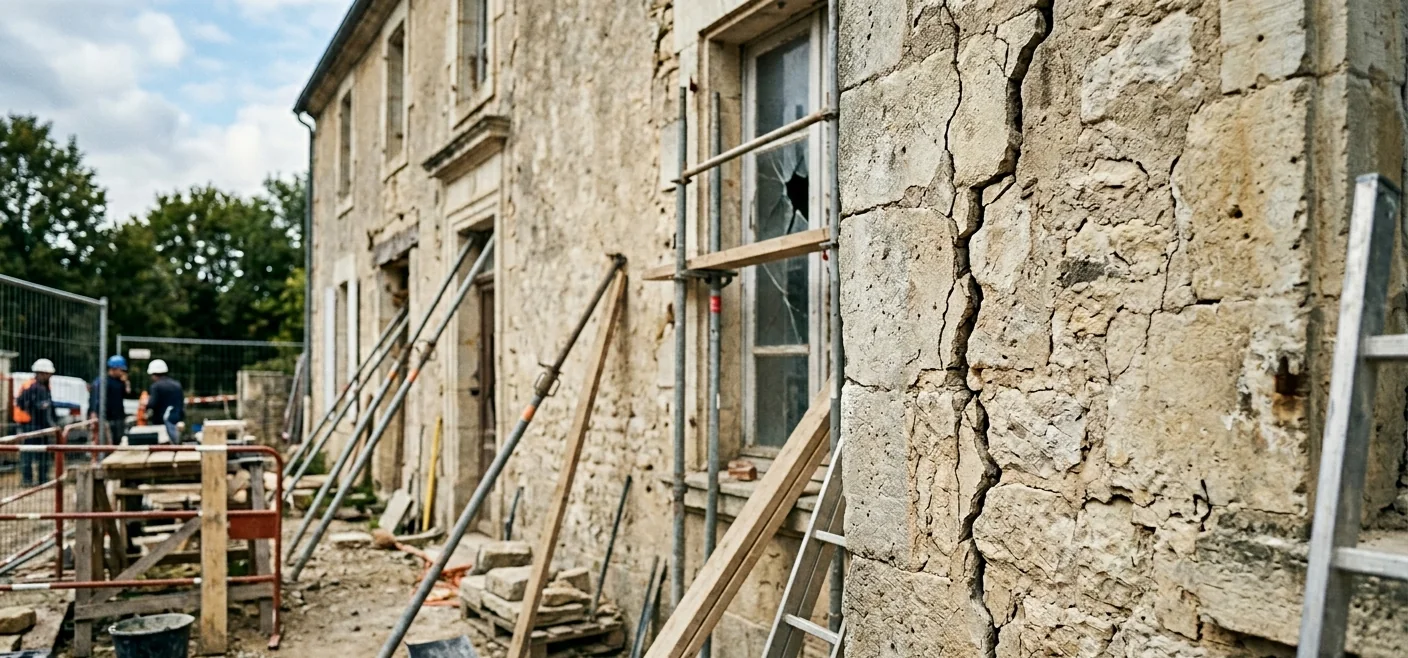
#> input picture site/assets/img/exp-fissures.webp, 1408 x 658 px
$ python posts.py
#> lines starting #> are read from the running program, lines starting #| are printed output that depends on the picture
### reseaux-sociaux/visuels.py
# -*- coding: utf-8 -*-
"""Visuels des pages Facebook et Instagram de BTP Expertise.

Produit dans reseaux-sociaux/visuels/ les images aux formats attendus par
Meta, a partir du logo de identite/ et des photos du site.

    python reseaux-sociaux/visuels.py

Formats produits :
  profil-1080.png            photo de profil Facebook et Instagram (carre,
                             affichee en rond : marge de securite prevue)
  couverture-facebook.png    1640 x 664, contenu utile dans la bande centrale
  couverture-facebook-mobile-preview.png  ce que le mobile en garde
  post-annonce-1080.png      premier post d'ouverture, carre
  story-annonce-1080x1920.png  version story / reel de couverture
"""

import os
from PIL import Image, ImageDraw, ImageFont, ImageFilter

RACINE = os.path.dirname(os.path.dirname(os.path.abspath(__file__)))
SORTIE = os.path.join(RACINE, "reseaux-sociaux", "visuels")

NUIT = (38, 44, 66)
BLEU = (11, 187, 246)
ORANGE = (255, 138, 0)
BLANC = (255, 255, 255)

POLICES = "C:/Windows/Fonts/"


def police(nom, taille):
    """Segoe UI a defaut de Montserrat, qui n'est pas installee sur ce PC."""
    for fichier in (nom, "segoeuib.ttf", "arialbd.ttf"):
        chemin = os.path.join(POLICES, fichier)
        if os.path.exists(chemin):
            return ImageFont.truetype(chemin, taille)
    return ImageFont.load_default()


GRAS = "segoeuib.ttf"
DEMI = "seguisb.ttf"
NORMAL = "segoeui.ttf"


def image(nom):
    return Image.open(os.path.join(RACINE, "site", "assets", "img", nom)).convert("RGBA")


def logo(nom):
    return Image.open(os.path.join(RACINE, "identite", nom)).convert("RGBA")


# [40 lines left out: functions poser, centrer_texte, ombre_portee, not called in this run]


def couvrir(photo, largeur, hauteur):
    """Recadre la photo en remplissant la zone, comme un background-size: cover."""
    ratio = max(largeur / photo.width, hauteur / photo.height)
    photo = photo.resize((int(photo.width * ratio) + 1, int(photo.height * ratio) + 1), Image.LANCZOS)
    x = (photo.width - largeur) // 2
    y = (photo.height - hauteur) // 2
    return photo.crop((x, y, x + largeur, y + hauteur))


# ---------------------------------------------------------------------------
# Photo de profil : le pictogramme sur fond blanc, dans le cercle de securite
# ---------------------------------------------------------------------------

# [127 lines left out: functions profil, logos_ombres, couverture, annonce, not called in this run]


# [10 lines that do not run on import are left out]

### reseaux-sociaux/posts.py
# -*- coding: utf-8 -*-
"""Visuels des publications organiques — Facebook et Instagram.

Huit publications a passer avant les campagnes, sur un gabarit commun :
photo du site en haut, panneau bleu nuit en bas avec l'etiquette du sujet,
un titre, une phrase, et le pied de marque.

    python reseaux-sociaux/posts.py

Chaque sujet sort en deux formats : carre 1080 pour le fil, et 1080 x 1920
pour les stories et les reels. Les legendes correspondantes sont dans
TEXTES-A-COPIER.md.

La mise en page vit dans `geometrie()`, qui ne dessine rien : posts_pdf.py
l'appelle aussi, pour que les PNG et les PDF ne divergent jamais.
"""

import os
import sys

from PIL import Image, ImageDraw

DOSSIER = os.path.dirname(os.path.abspath(__file__))
sys.path.insert(0, DOSSIER)

from visuels import (NUIT, BLEU, ORANGE, BLANC, GRAS, DEMI, NORMAL,  # noqa: E402
                     couvrir, image, logo, police, poser)

SORTIE = os.path.join(DOSSIER, "visuels", "publications")
DOUX = (196, 204, 220)
MARQUE = "BTP EXPERTISE"
ADRESSE = "btpexpertise.fr"

# etiquette, titre, phrase, photo
PUBLICATIONS = [
    ("fissures", "Fissures",
     "Toutes les fissures ne se valent pas",
     "Forme, orientation, évolution dans le temps : c’est l’analyse qui dit s’il faut surveiller ou reprendre.",
     "exp-fissures.webp"),

    ("avant-achat", "Avant achat",
     "Avant de signer, faites regarder le bien",
     "Toiture, façades, réseaux, humidité : ce qui se voit sur place engage souvent plusieurs milliers d’euros.",
     "exp-avant-achat.webp"),

    ("reception", "Réception de travaux",
     "Le jour de la réception, tout se joue",
     "Ce qui n’est pas noté en réserve ce jour-là devient beaucoup plus difficile à faire reprendre ensuite.",
     "exp-reception.webp"),

    ("humidite", "Humidité",
     "L’eau n’entre pas toujours là où la tache apparaît",
     "Infiltration, remontée capillaire, condensation, fuite de réseau : même mur, traitements différents.",
     "exp-humidite.webp"),

    ("malfacons", "Malfaçons",
     "Un défaut visible n’est pas toujours une malfaçon",
     "L’analyse se fait au regard des prescriptions techniques applicables, pas à l’œil nu.",
     "exp-malfacons.webp"),

    ("independance", "Le cabinet",
     "Nous n’exécutons pas les travaux que nous examinons",
     "Aucun intérêt dans les réparations préconisées : c’est ce qui donne sa valeur au constat.",
     "Expertise-batiment-a-Antibes-et-Nice.webp"),

    ("honoraires", "Honoraires",
     "Le prix est connu avant l’intervention",
     "Visite technique à partir de 590 € TTC, expertise avec rapport détaillé à partir de 990 € TTC.",
     "honoraires-devis.webp"),

    ("zones", "Zone d’intervention",
     "Alpes-Maritimes et Var",
     "Nice, Cannes, Antibes, Grasse, Menton, et plus largement la Côte d’Azur.",
     # Pas "Ville-de-Nice.webp" : cette photo du site ne montre pas la Cote d'Azur.
     "BTP-Expertise-RIviera-Nice.webp"),
]


# ---------------------------------------------------------------------------
# Mise en page — commune au PNG et au PDF
# ---------------------------------------------------------------------------

def couper(texte, largeur_texte, largeur_max):
    """Repartit le texte en lignes qui tiennent dans largeur_max.

    largeur_texte est fourni par l'appelant : Pillow et PyMuPDF mesurent
    chacun avec leur propre moteur, mais sur les memes polices.
    """
    lignes, ligne = [], ""
    for mot in texte.split():
        essai = (ligne + " " + mot).strip()
        if largeur_texte(essai) <= largeur_max or not ligne:
            ligne = essai
        else:
            lignes.append(ligne)
            ligne = mot
    if ligne:
        lignes.append(ligne)
    return lignes


def geometrie(taille, titre, phrase, etiquette, mesurer):
    """Positions et decoupes du gabarit, sans rien dessiner.

    `mesurer(texte, role, corps)` rend la largeur du texte pour la police du
    role demande. Roles : titre, phrase, etiquette, pied.
    """
    largeur, hauteur = taille
    story = hauteur > largeur

    g = {
        "largeur": largeur,
        "hauteur": hauteur,
        "marge": 88 if story else 76,
        # Les stories laissent le bas libre : l'interface d'Instagram s'y pose.
        "marge_bas": 230 if story else 76,
        "corps": {
            "titre": 66 if story else 62,
            "phrase": 34 if story else 31,
            "etiquette": 25 if story else 23,
            "pied": 30 if story else 28,
        },
        "inter_titre": 1.22,
        "inter_phrase": 1.45,
        "ecart_etiquette": 2.4,
        "pied_h": 46,
        "degrade_h": 150,
        "etiquette": etiquette.upper(),
    }

    marge = g["marge"]
    utile = largeur - 2 * marge
    g["lignes_titre"] = couper(titre, lambda t: mesurer(t, "titre", g["corps"]["titre"]), utile)
    g["lignes_phrase"] = couper(phrase, lambda t: mesurer(t, "phrase", g["corps"]["phrase"]), utile)

    bloc = (len(g["lignes_titre"]) * g["corps"]["titre"] * g["inter_titre"]
            + 26
            + len(g["lignes_phrase"]) * g["corps"]["phrase"] * g["inter_phrase"])
    g["haut_panneau"] = int(hauteur - g["marge_bas"] - g["pied_h"] - 46 - bloc - 62)

    g["y_titre"] = g["haut_panneau"] + 62
    g["y_phrase"] = g["y_titre"] + len(g["lignes_titre"]) * g["corps"]["titre"] * g["inter_titre"] + 26
    g["base_pied"] = hauteur - g["marge_bas"] - g["pied_h"]

    lettres = g["etiquette"]
    larg_lettres = sum(mesurer(c, "etiquette", g["corps"]["etiquette"]) for c in lettres)
    g["largeur_etiquette"] = larg_lettres + g["ecart_etiquette"] * (len(lettres) - 1)
    g["pilule"] = (marge, marge,
                   marge + g["largeur_etiquette"] + 44,
                   marge + g["corps"]["etiquette"] + 26)
    return g


# ---------------------------------------------------------------------------
# Rendu PNG
# ---------------------------------------------------------------------------

def degrade(largeur, hauteur):
    """Transition photo → panneau, pour eviter la coupure nette."""
    masque = Image.linear_gradient("L").resize((largeur, hauteur))
    voile = Image.new("RGBA", (largeur, hauteur), NUIT + (255,))
    voile.putalpha(masque)
    return voile


def composer(cle, etiquette, titre, phrase, photo, taille, suffixe):
    largeur, hauteur = taille
    fond = couvrir(image(photo), largeur, hauteur)
#> in couvrir, `ratio = max(largeur / photo.width, hauteur / photo.height)`: ratio = 1.64
#> in couvrir, `return photo.crop((x, y, x + largeur, y + hauteur))`:
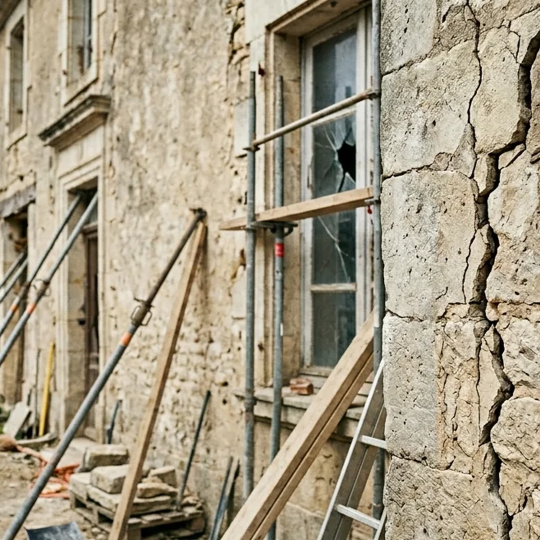
#> returned value: PIL image 1080x1080 RGBA (shown at 1/2 size); mean R, G, B, A 165.9, 155.1, 132.6, 255
    dessin = ImageDraw.Draw(fond)

    fontes = {
        "titre": lambda c: police(GRAS, c),
        "phrase": lambda c: police(NORMAL, c),
        "etiquette": lambda c: police(DEMI, c),
        "pied": lambda c: police(DEMI, c),
    }
    g = geometrie(taille, titre, phrase, etiquette,
                  lambda t, role, corps: dessin.textlength(t, font=fontes[role](corps)))
#> g = 19 items

    marge = g["marge"]
#> marge = 76
    f_titre = fontes["titre"](g["corps"]["titre"])
    f_phrase = fontes["phrase"](g["corps"]["phrase"])
    f_etiq = fontes["etiquette"](g["corps"]["etiquette"])
    f_pied = fontes["pied"](g["corps"]["pied"])

    fond.alpha_composite(degrade(largeur, g["degrade_h"]),
                         (0, g["haut_panneau"] - g["degrade_h"]))
#> in degrade, `masque = Image.linear_gradient("L").resize((largeur, hauteur))`:
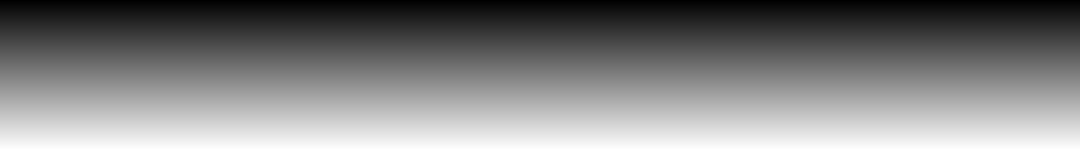
#> masque: PIL image 1080x150 L; min 0, max 255, mean 127.5
#> in degrade, `voile = Image.new("RGBA", (largeur, hauteur), NUIT + (255,))`:
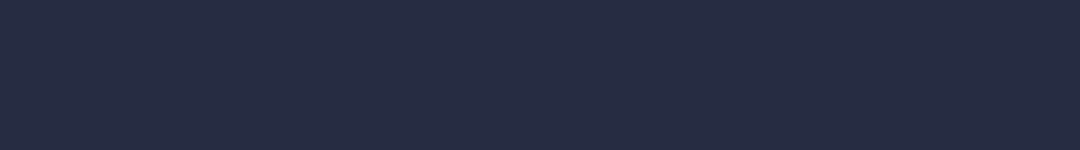
#> voile: PIL image 1080x150 RGBA; mean R, G, B, A 38, 44, 66, 255
#> in degrade, `voile.putalpha(masque)`:
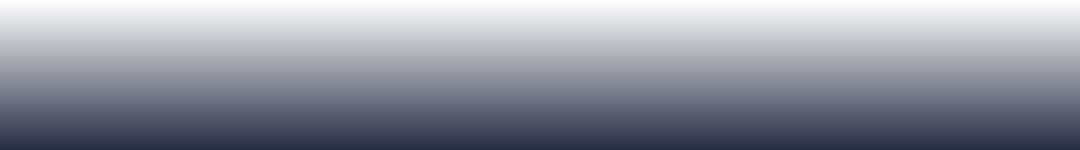
#> voile: PIL image 1080x150 RGBA; mean R, G, B, A 38, 44, 66, 127.5; transparent parts drawn white
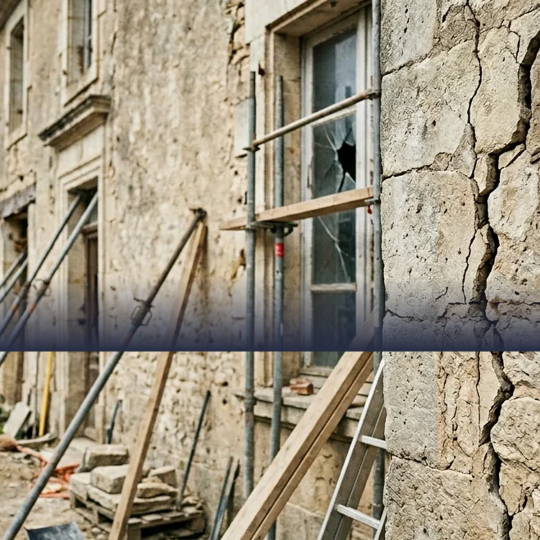
#> fond: PIL image 1080x1080 RGBA (shown at 1/2 size); mean R, G, B, A 156.8, 147.2, 127.8, 255
    dessin.rectangle([0, g["haut_panneau"], largeur, hauteur], fill=NUIT + (255,))

    dessin.rounded_rectangle(list(g["pilule"]),
                             radius=(g["corps"]["etiquette"] + 26) / 2, fill=ORANGE + (255,))
    x = marge + 22
#> x = 98
    for lettre in g["etiquette"]:
        dessin.text((x, marge + 11), lettre, font=f_etiq, fill=NUIT)
        x += dessin.textlength(lettre, font=f_etiq) + g["ecart_etiquette"]
#> this loop made 8 passes
#> (lettre, x) on passes 1 to 8: ('F', 106.4), ('I', 111.8), ('S', 120.2), ('S', 128.6), ('U', 138), ('R', 146.4), ('E', 154.8), ('S', 163.2)
#> after the loop, x = 163.2

    y = g["y_titre"]
#> y = 765
    for ligne in g["lignes_titre"]:
        dessin.text((marge, y), ligne, font=f_titre, fill=BLANC)
        y += g["corps"]["titre"] * g["inter_titre"]
#> this loop made 1 pass
#> (ligne, y) on pass 1: ('Toutes les fissures ne se valent pas', 840.6)
#> after the loop, y = 840.6
    y = g["y_phrase"]
#> y = 866.6
    for ligne in g["lignes_phrase"]:
        dessin.text((marge, y), ligne, font=f_phrase, fill=DOUX)
        y += g["corps"]["phrase"] * g["inter_phrase"]
#> this loop made 1 pass
#> y on pass 1: 911.6
#> after the loop, y = 911.6

    base = g["base_pied"]
#> base = 958
    picto = logo("logo-compact-fond-sombre.png")
    picto = picto.crop(picto.getbbox())
    poser(fond, picto, marge + g["pied_h"] / 2, base + g["pied_h"] / 2,
          int(g["pied_h"] * picto.width / picto.height))
    dessin.text((marge + g["pied_h"] + 18, base + 6), MARQUE, font=f_pied, fill=BLANC)
    dessin.text((largeur - marge - dessin.textlength(ADRESSE, font=f_pied), base + 6),
                ADRESSE, font=f_pied, fill=BLEU)

    chemin = os.path.join(SORTIE, "%s%s.png" % (cle, suffixe))
    fond.convert("RGB").save(chemin)
    return chemin


if __name__ == "__main__":
    os.makedirs(SORTIE, exist_ok=True)
    for cle, etiquette, titre, phrase, photo in PUBLICATIONS:
#> (the run stopped early here; a loop or call above may not have finished)

$ run again, with site/assets/img/Ville-de-Nice.webp copied over site/assets/img/exp-fissures.webp
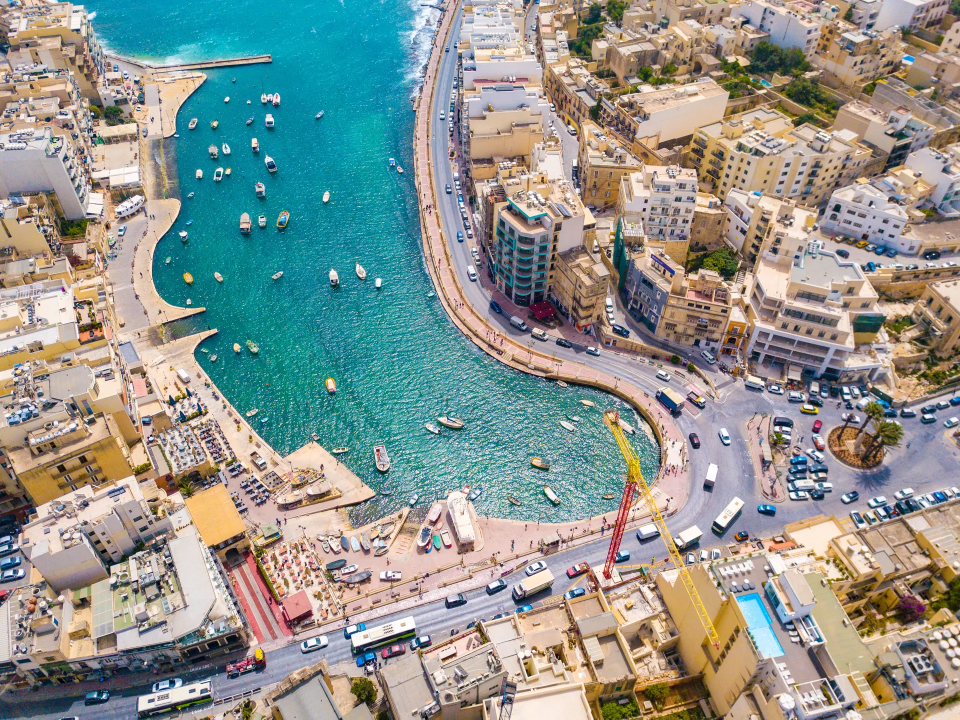
#> input picture site/assets/img/Ville-de-Nice.webp, 1920 x 1439 px (shown at 1/2 size)
#> ratio = 0.751
#> in couvrir, `return photo.crop((x, y, x + largeur, y + hauteur))`:
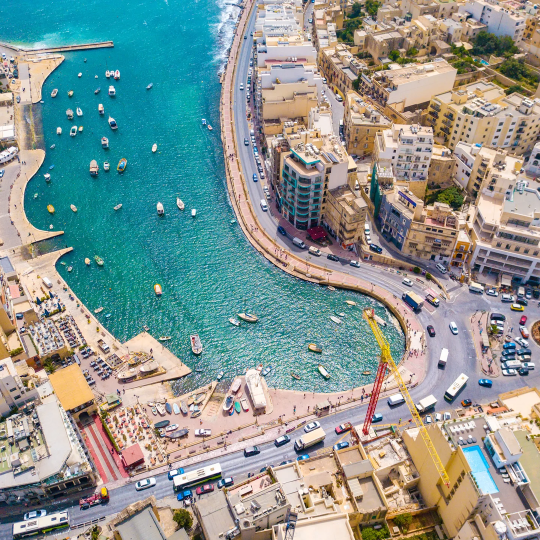
#> returned value: PIL image 1080x1080 RGBA (shown at 1/2 size); mean R, G, B, A 136.4, 150.3, 145.9, 255
#> g = 19 items
#> marge = 76
#> in composer, `fond.alpha_composite(degrade(largeur, g["degrade_h"]), (0, g["haut_pan..`:
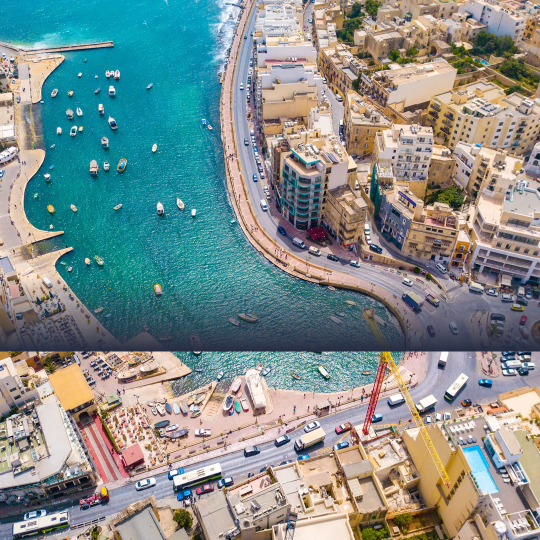
#> fond: PIL image 1080x1080 RGBA (shown at 1/2 size); mean R, G, B, A 129.6, 142.5, 139.8, 255
#> in composer, `x = marge + 22`: x = 98
#> the loop in composer, `for lettre in g["etiquette"]:` made 8 passes
#> (lettre, x) on passes 1 to 8: ('F', 106.4), ('I', 111.8), ('S', 120.2), ('S', 128.6), ('U', 138), ('R', 146.4), ('E', 154.8), ('S', 163.2)
#> after the loop in composer, `for lettre in g["etiquette"]:`: x = 163.2
#> in composer, `y = g["y_titre"]`: y = 765
#> the loop in composer, `for ligne in g["lignes_titre"]:` made 1 pass
#> (ligne, y) on pass 1: ('Toutes les fissures ne se valent pas', 840.6)
#> after the loop in composer, `for ligne in g["lignes_titre"]:`: y = 840.6
#> in composer, `y = g["y_phrase"]`: y = 866.6
#> the loop in composer, `for ligne in g["lignes_phrase"]:` made 1 pass
#> y on pass 1: 911.6
#> after the loop in composer, `for ligne in g["lignes_phrase"]:`: y = 911.6
#> base = 958

$ run again, with site/assets/img/BTP-Expertise-Riviera-Antibes.webp copied over site/assets/img/exp-fissures.webp
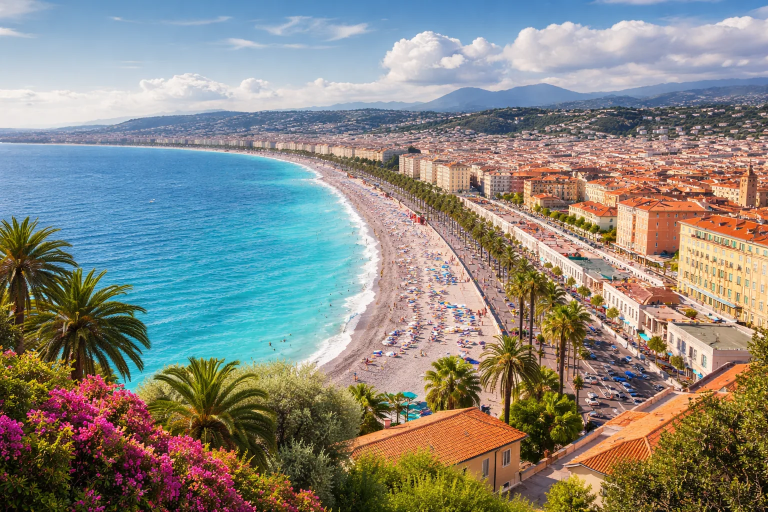
#> input picture site/assets/img/BTP-Expertise-Riviera-Antibes.webp, 1536 x 1024 px (shown at 1/2 size)
#> ratio = 1.05
#> in couvrir, `return photo.crop((x, y, x + largeur, y + hauteur))`:
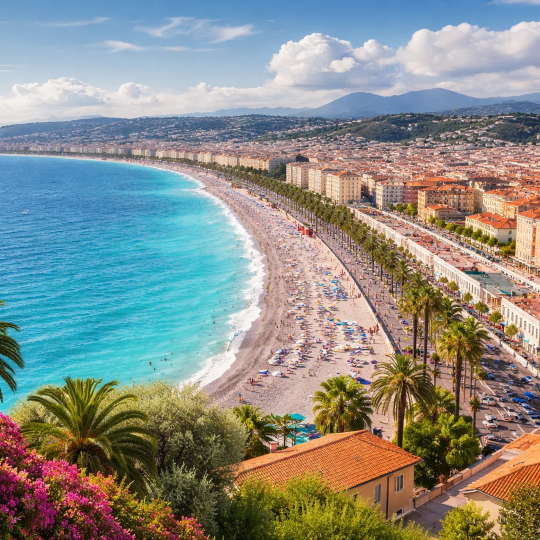
#> returned value: PIL image 1080x1080 RGBA (shown at 1/2 size); mean R, G, B, A 136.9, 141.7, 135.7, 255
#> g = 19 items
#> marge = 76
#> in composer, `fond.alpha_composite(degrade(largeur, g["degrade_h"]), (0, g["haut_pan..`:
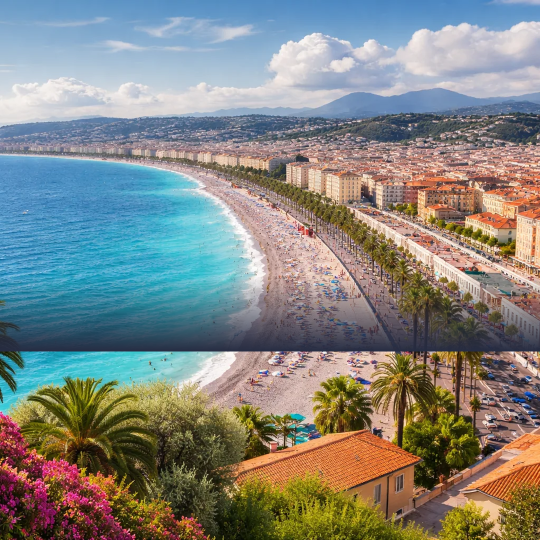
#> fond: PIL image 1080x1080 RGBA (shown at 1/2 size); mean R, G, B, A 130.3, 133.5, 129.2, 255
#> in composer, `x = marge + 22`: x = 98
#> the loop in composer, `for lettre in g["etiquette"]:` made 8 passes
#> (lettre, x) on passes 1 to 8: ('F', 106.4), ('I', 111.8), ('S', 120.2), ('S', 128.6), ('U', 138), ('R', 146.4), ('E', 154.8), ('S', 163.2)
#> after the loop in composer, `for lettre in g["etiquette"]:`: x = 163.2
#> in composer, `y = g["y_titre"]`: y = 765
#> the loop in composer, `for ligne in g["lignes_titre"]:` made 1 pass
#> (ligne, y) on pass 1: ('Toutes les fissures ne se valent pas', 840.6)
#> after the loop in composer, `for ligne in g["lignes_titre"]:`: y = 840.6
#> in composer, `y = g["y_phrase"]`: y = 866.6
#> the loop in composer, `for ligne in g["lignes_phrase"]:` made 1 pass
#> y on pass 1: 911.6
#> after the loop in composer, `for ligne in g["lignes_phrase"]:`: y = 911.6
#> base = 958
